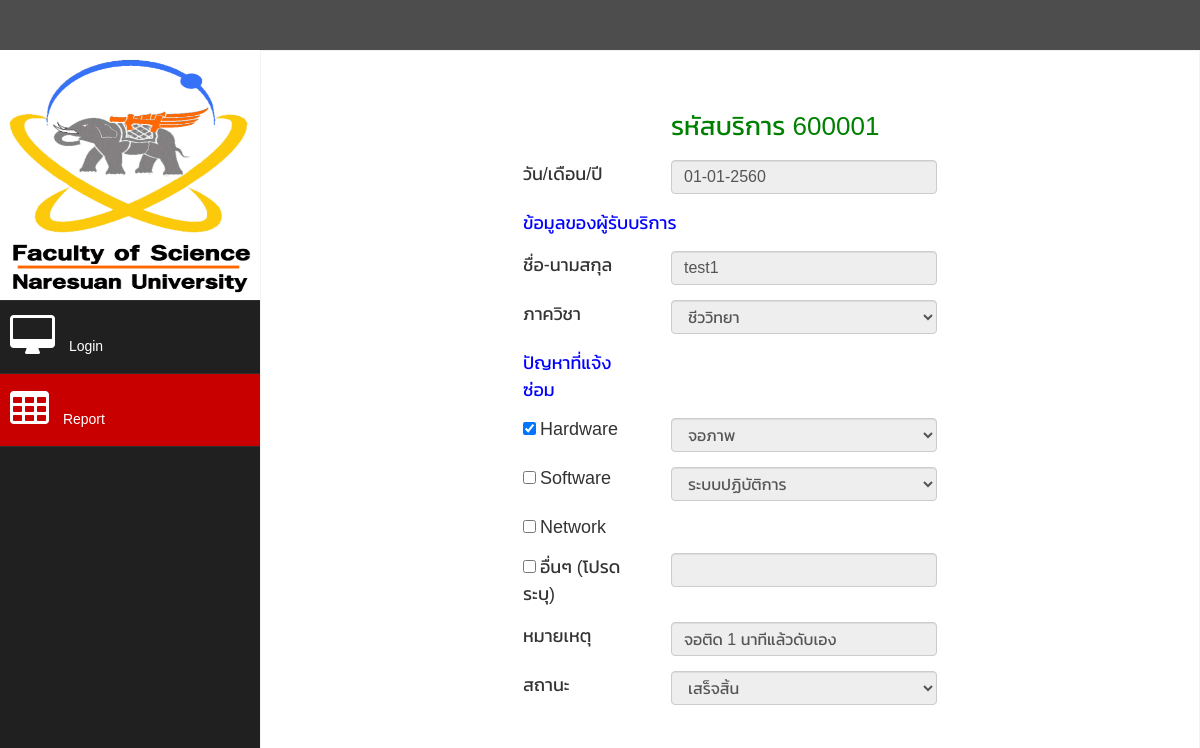
The app's page /www/rating/view_service.php?id=1 with its own data.
### tables this page shows
CREATE TABLE `service` (
  `id` int(11) UNSIGNED NOT NULL,
  `service_code` varchar(255) NOT NULL,
  `full_name` varchar(255) NOT NULL,
  `major` varchar(255) NOT NULL,
  `created_at` varchar(255) NOT NULL
);

CREATE TABLE `problem` (
  `service_id` int(11) UNSIGNED NOT NULL,
  `hardware` varchar(255) DEFAULT NULL,
  `software` varchar(255) DEFAULT NULL,
  `network` varchar(255) DEFAULT NULL,
  `other` varchar(255) DEFAULT NULL,
  `note` varchar(255) DEFAULT NULL
);

CREATE TABLE `status` (
  `service_id` int(11) UNSIGNED NOT NULL,
  `status` varchar(255) NOT NULL
);

### www/rating/view_service.php (the view, shortened to what this page needs)
<?php
include "header.php";
include "navbarside.php";
include "process/config.php";
$service_id = $_GET["id"];
$sql = "SELECT * FROM service WHERE id = $service_id";
$result = $conn->query($sql);
while ($row = mysqli_fetch_assoc($result)) {
    $service_code = $row["service_code"];
    $full_name = $row["full_name"];
    $major = $row["major"];
    $created_at = $row["created_at"];
}
$sql = "SELECT * FROM problem WHERE service_id = $service_id";
$result = $conn->query($sql);
while ($row = mysqli_fetch_assoc($result)) {
    $hardware = $row["hardware"];
    $software = $row["software"];
    $network = $row["network"];
    $other = $row["other"];
    $note = $row["note"];
}
$sql = "SELECT * FROM status WHERE service_id = $service_id";
$result = $conn->query($sql);
while ($row = mysqli_fetch_assoc($result)) {
    $status = $row["status"];
}
?>
    <div class="row" style="margin-top: 20px;">
        <div class="col-md-2 col-md-offset-3">
        </div>
        <div class="col-md-4">
            <div class="form-group">
                <span style="font-size: 26px; color: green;">รหัสบริการ <?php echo $service_code; ?></span>
            </div>
        </div>
    </div>
    <div class="row">
        <div class="col-md-2 col-md-offset-3">
            <div class="form-group">
                <span style="font-size: 18px;">วัน/เดือน/ปี</span>
            </div>
        </div>
        <div class="col-md-4">
            <div class="form-group">
                <input type="text" class="datepicker form-control" name="date" style="font-size: 16px" value="<?php echo $created_at; ?>" required disabled></input>
            </div>
        </div>
    </div>
    <div class="row">
        <div class="col-xs-12 col-sm-12 col-md-3 col-md-offset-3">
            <div class="form-group">
                <span style="font-size: 18px; color: blue;">ข้อมูลของผู้รับบริการ</span>
            </div>
        </div>
    </div>
    <div class="row">
        <div class="col-md-2 col-md-offset-3">
            <div class="form-group">
                <span style="font-size: 18px;">ชื่อ-นามสกุล</span>
            </div>
        </div>
        <div class="col-md-4">
            <div class="form-group">
                <input type="text" class="form-control" name="full_name" id="full_name" style="font-size: 16px" value="<?php echo $full_name; ?>" required disabled>
            </div>
        </div>
    </div>
    <div class="row">
        <div class="col-md-2 col-md-offset-3">
            <div class="form-group">
                <span style="font-size: 18px;">ภาควิชา</span>
            </div>
        </div>
        <div class="col-md-4">
            <div class="form-group">
                <select name="major" id="" class="form-control" style="font-size: 16px" disabled>
                    <option value="ชีววิทยา" <?php if ($major == "ชีววิทยา") { echo "selected"; } ?> >
                        ชีววิทยา
                    </option>
                </select>
            </div>
        </div>
    </div>
    <div class="row">
        <div class="col-xs-12 col-sm-12 col-md-2 col-md-offset-3">
            <div class="form-group">
                <span style="font-size: 18px; color: blue;">ปัญหาที่แจ้งซ่อม</span>
            </div>
        </div>
    </div>
    <div class="row">
        <div class="col-md-2 col-md-offset-3">
            <div class="form-group">
                <input type="checkbox" id="hardware_checkbox" <?php if (!empty($hardware)) { echo "checked"; } ?> > <span style="font-size: 18px;">Hardware</span>
            </div>
        </div>
        <div class="col-md-4">
            <div class="form-group">
                <select name="hardware_select" id="hardware_select" class="form-control" style="font-size: 16px" disabled>
                    <option value="จอภาพ" <?php if ($hardware == "จอภาพ") { echo "selected"; } ?> >
                        จอภาพ
                    </option>
                </select>
            </div>
        </div>
    </div>
    <div class="row">
        <div class="col-md-2 col-md-offset-3">
            <div class="form-group">
                <input type="checkbox" id="software_checkbox" <?php if (!empty($software)) { echo "checked"; } ?> > <span style="font-size: 18px;">Software</span>
            </div>
        </div>
        <div class="col-md-4">
            <div class="form-group">
                <select name="software_select" id="software_select" class="form-control" style="font-size: 16px" disabled>
                    <option value="ระบบปฏิบัติการ" <?php if ($software == "ระบบปฏิบัติการ") { echo "selected"; } ?> >
                        ระบบปฏิบัติการ
                    </option>
                </select>
            </div>
        </div>
    </div>
    <div class="row">
        <div class="col-md-2 col-md-offset-3">
            <div class="form-group">
                <input type="checkbox" id="network_checkbox" <?php if (!empty($network)) { echo "checked"; } ?> > <span style="font-size: 18px;">Network</span>
            </div>
        </div>
    </div>
    <div class="row">
        <div class="col-md-2 col-md-offset-3">
            <div class="form-group">
                <input type="checkbox" id="other_checkbox" <?php if (!empty($other)) { echo "checked"; } ?> > <span style="font-size: 18px;">อื่นๆ (โปรดระบุ)</span>
            </div>
        </div>
        <div class="col-md-4">
            <div class="form-group">
                <input type="text" class="form-control" name="other" id="other" style="font-size: 16px" value="<?php if (!empty($other)) { echo $other; } ?>" disabled>
            </div>
        </div>
    </div>
    <div class="row">
        <div class="col-md-2 col-md-offset-3">
            <div class="form-group">
                <span style="font-size: 18px;">หมายเหตุ</span>
            </div>
        </div>
        <div class="col-md-4">
            <div class="form-group">
                <input type="text" class="form-control" name="note" value="<?php echo $note; ?>" style="font-size: 16px" disabled>
            </div>
        </div>
    </div>
    <div class="row">
        <div class="col-md-2 col-md-offset-3">
            <div class="form-group">
                <span style="font-size: 18px;">สถานะ</span>
            </div>
        </div>
        <div class="col-md-4">
            <div class="form-group">
                <select name="status_select" id="status_select" class="form-control" style="font-size: 16px" disabled>
                    <option value="เสร็จสิ้น" <?php if ($status == "เสร็จสิ้น") { echo "selected"; } ?> >
                        เสร็จสิ้น
                    </option>
                </select>
            </div>
        </div>
    </div>
<?php include "footer.php"; ?>

### www/rating/assets/css/custom.css (style rules this page uses)
body { font-family: 'Open Sans', sans-serif; }

### www/rating/header.php (style rules this page uses)
body { font-family: 'Kanit', sans-serif; }

### records on screen
service: service_code "600001", date "01-01-2560", full_name "test1", major "ชีววิทยา"
problem: hardware_select "จอภาพ", note "จอติด 1 นาทีแล้วดับเอง"
status: status_select "เสร็จสิ้น"
